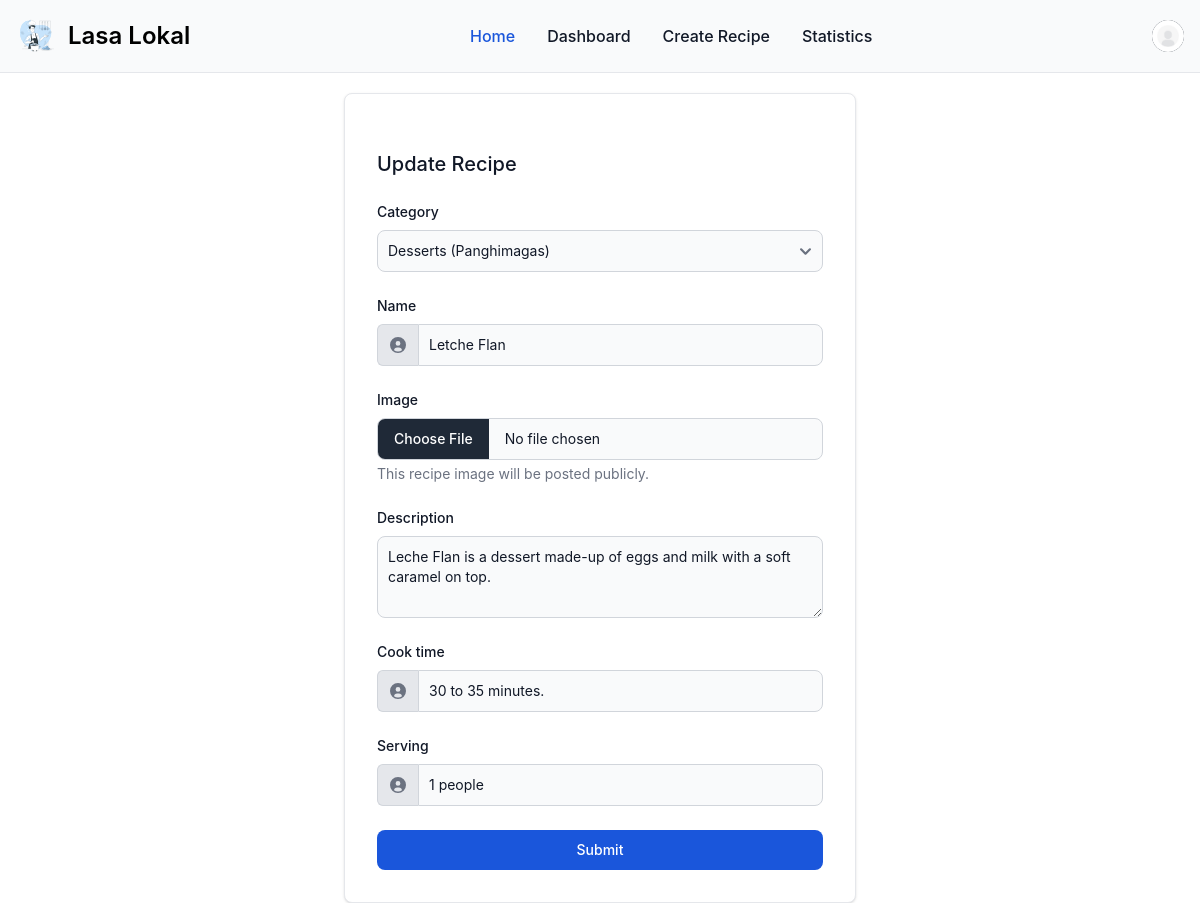
The page /recipe/update/4/ (signed in) on the database its author committed.
### user_profile/models.py (models this page shows, shortened)
class Profile(models.Model):
    MALE = 'M'
    FEMALE = 'F'
    OTHERS = 'O'
    GENDER_CHOICES = [
        (MALE, 'Male'),
        (FEMALE, 'Female'),
        (OTHERS, 'Others'),
    ]
    user = models.OneToOneField(User, on_delete=models.CASCADE)
    image = models.ImageField(upload_to='profile_images', default='default_profile_image.jpg')
    gender = models.CharField(max_length = 20, choices = GENDER_CHOICES, default=OTHERS)

### recipe/models.py (models this page shows, shortened)
class Recipe(models.Model):
    category = models.ForeignKey(Category, on_delete=models.CASCADE, related_name="category")
    created_by = models.ForeignKey(User, on_delete=models.CASCADE, related_name="created_by")
    name = models.CharField(max_length=100)
    image = models.ImageField(upload_to='recipe_images', default='default_recipe_image.svg', blank=True, null=True)
    description = models.TextField()
    cook_time = models.CharField(max_length=100)
    serving = models.CharField(max_length=100)
    created_at = models.DateTimeField(auto_now_add=True)
    updated_at = models.DateTimeField(auto_now_add=True)

### recipe/views.py (the view)
# urls.py: path('update/<int:recipe_primary_key>/', views.update_recipe, name="update_recipe"),
@login_required
def update_recipe(request, recipe_primary_key):
    recipe = get_object_or_404(Recipe, pk=recipe_primary_key, created_by=request.user)
    if request.method == 'POST':
        form = RecipeForm(request.POST, request.FILES, instance=recipe)
        if form.is_valid():
            form.save()
            messages.success(request, "Recipe updated successfully.")
            return redirect('recipe:view_recipe_detail', recipe_primary_key=recipe_primary_key)
        else:
            messages.error(request, "Failed to update the recipe.")
    else:
        form = RecipeForm(instance=recipe)
    return render(request, 'recipe/form.html', {
        'title': "Update Recipe",
        'form': form,
        'recipe': recipe
    })

### recipe/forms.py
class RecipeForm(forms.ModelForm):
    class Meta:
        model = Recipe
        fields = ('category', 'name', 'image', 'description', 'cook_time', 'serving')
        widgets = {
            'category': forms.Select(attrs={
                'class': SELECT_AREA,
            }),
            'name': forms.TextInput(attrs={
                'class': INPUT_CLASSES,
            }),
            'image': forms.FileInput(attrs={
                'class': FOR_IMAGE,
            }),
            'description': forms.Textarea(attrs={
                'class': TEXT_AREA,
                'placeholder': "Enter Description...",
                'rows': '3',
            }),
            'cook_time': forms.TextInput(attrs={
                'class': INPUT_CLASSES,
                'placeholder': 'Enter cooking time'
            }),
            'serving': forms.TextInput(attrs={
                'class': INPUT_CLASSES,
                'placeholder': 'Enter how many people it can serve'
            }),
        }

### recipe/models.py (called while the page is built)
    def __str__(self):
        return self.name

### recipe/templates/recipe/form.html (shortened to what this page needs)
{% extends 'main/base.html' %}
{% block content %}
<section class="flex justify-center mt-5">
    <div class="w-full max-w-lg p-6 bg-white border border-gray-200 rounded-lg shadow sm:p-6 md:p-8 dark:bg-gray-800 dark:border-gray-700">
        <form class="space-y-6" action="." method="post" enctype="multipart/form-data">
            <h5 class="text-xl font-medium text-gray-900 dark:text-white">{{ title }}</h5>
                {% for field in form %}
                {% if field.name == 'category' %}
                    <div class="my-2">
                        <label for="{{ field.id_for_label }}" class="block mb-2 text-sm font-medium text-gray-900 dark:text-white">{{ field.label }}</label>
                        {{ field }}
                    </div>
                {% endif %}
                {% if field.name  == 'name' %}
                    <div class="my-2">
                        <label for="{{ field.id_for_label }}" class="block mb-2 text-sm font-medium text-gray-900 dark:text-white">{{ field.label }}</label>
                        <div class="flex">
                            <span class="inline-flex items-center px-3 text-sm text-gray-900 bg-gray-200 border border-e-0 border-gray-300 rounded-s-md dark:bg-gray-600 dark:text-gray-400 dark:border-gray-600">
                            </span>
                            {{ field }}
                        </div>
                    </div>
                {% endif %}
                {% if field.name  == 'image' %}
                    <div class="my-2">
                        <label class="block mb-2 text-sm font-medium text-gray-900 dark:text-white" for="{{ field.id_for_label }}">{{ field.label }}</label>
                        {{ field }}
                        <div class="mt-1 text-sm text-gray-500 dark:text-gray-300" id="user_avatar_help">This recipe image will be posted publicly.</div>
                    </div>
                {% endif %}
                {% if field.name  == 'description' %}
                    <div class="my-2">
                        <label for="{{ field.id_for_label }}" class="block mb-2 text-sm font-medium text-gray-900 dark:text-white">{{ field.label }}</label>
                        {{ field }}
                    </div>
                {% endif %}
                {% if field.name  == 'cook_time' %}
                    <div class="my-2">
                        <label for="{{ field.id_for_label }}" class="block mb-2 text-sm font-medium text-gray-900 dark:text-white">{{ field.label }}</label>
                        <div class="flex">
                            <span class="inline-flex items-center px-3 text-sm text-gray-900 bg-gray-200 border border-e-0 border-gray-300 rounded-s-md dark:bg-gray-600 dark:text-gray-400 dark:border-gray-600">
                            </span>
                            {{ field }}
                        </div>
                    </div>
                {% endif %}
                {% if field.name  == 'serving' %}
                    <div class="my-2">
                        <label for="{{ field.id_for_label }}" class="block mb-2 text-sm font-medium text-gray-900 dark:text-white">{{ field.label }}</label>
                        <div class="flex">
                            <span class="inline-flex items-center px-3 text-sm text-gray-900 bg-gray-200 border border-e-0 border-gray-300 rounded-s-md dark:bg-gray-600 dark:text-gray-400 dark:border-gray-600">
                            </span>
                            {{ field }}
                        </div>
                    </div>
                {% endif %}
            {% endfor %}
            <button type="submit" class="w-full text-white bg-blue-700 hover:bg-blue-800 focus:ring-4 focus:outline-none focus:ring-blue-300 font-medium rounded-lg text-sm px-5 py-2.5 text-center dark:bg-blue-600 dark:hover:bg-blue-700 dark:focus:ring-blue-800">Submit</button>
        </form>
    </div>
</section>
{% endblock %}

### main/templates/main/base.html (shortened to what this page needs)
{% load static %}
<!DOCTYPE html>
<html lang="en">
<head>
    <link href="https://cdn.jsdelivr.net/npm/flowbite@2.5.2/dist/flowbite.min.css" rel="stylesheet" />
</head>
<body>
    {% if request.user.is_authenticated %}
      <nav class="border-gray-200 bg-gray-50 dark:bg-gray-800 dark:border-gray-700">
        <div class="max-w-screen-xl flex flex-wrap items-center justify-between mx-auto p-4">
        <a href="{% url 'recipe:view_recipes' %}" class="flex items-center space-x-3 rtl:space-x-reverse">
            <img src="{% static 'logo.svg' %}" class="h-10" alt="wstIcon Logo" />
            <span class="self-center text-2xl font-semibold whitespace-nowrap dark:text-white">Lasa Lokal</span>
        </a>
        <div class="flex items-center md:order-2 space-x-3 md:space-x-0 rtl:space-x-reverse">
            <button type="button" class="flex text-sm bg-gray-800 rounded-full md:me-0 focus:ring-4 focus:ring-gray-300 dark:focus:ring-gray-600" id="user-menu-button" aria-expanded="false" data-dropdown-toggle="user-dropdown" data-dropdown-placement="bottom">
              <img class="w-8 h-8 rounded-full" src="{{ request.user.profile.image.url }}" alt="{{ request.user.first_name }} {{ request.user.last_name }} photo">
            </button>
        </div>
        <div class="items-center justify-between hidden w-full md:flex md:w-auto md:order-1" id="navbar-user">
          <ul class="flex flex-col font-medium mt-4 rounded-lg bg-gray-50 md:space-x-8 rtl:space-x-reverse md:flex-row md:mt-0 md:border-0 md:bg-transparent dark:bg-gray-800 md:dark:bg-transparent dark:border-gray-700">
            <li>
              <a href="{% url 'recipe:view_recipes' %}" class="block py-2 px-3 md:p-0 text-white bg-blue-700 rounded md:bg-transparent md:text-blue-700 md:dark:text-blue-500 dark:bg-blue-600 md:dark:bg-transparent" aria-current="page">Home</a>
            </li>
            <li>
              <a href="{% url 'recipe:view_user_recipes' %}" class="block py-2 px-3 md:p-0 text-gray-900 rounded hover:bg-gray-100 md:hover:bg-transparent md:border-0 md:hover:text-blue-700 dark:text-white md:dark:hover:text-blue-500 dark:hover:bg-gray-700 dark:hover:text-white md:dark:hover:bg-transparent">Dashboard</a>
            </li>
            <li>
              <a href="{% url 'recipe:create_recipe' %}" class="block py-2 px-3 md:p-0 text-gray-900 rounded hover:bg-gray-100 md:hover:bg-transparent md:border-0 md:hover:text-blue-700 dark:text-white md:dark:hover:text-blue-500 dark:hover:bg-gray-700 dark:hover:text-white md:dark:hover:bg-transparent">Create Recipe</a>
            </li>
            <li>
              <a href="{% url 'recipe:category_stats' %}" class="block py-2 px-3 md:p-0 text-gray-900 rounded hover:bg-gray-100 md:hover:bg-transparent md:border-0 md:hover:text-blue-700 dark:text-white md:dark:hover:text-blue-500 dark:hover:bg-gray-700 dark:hover:text-white md:dark:hover:bg-transparent">Statistics</a>
            </li>
          </ul>
        </div>
        </div>
      </nav>
      <div class="w-full border-b border-gray-200 dark:border-gray-700"></div>
      {% endif %}
      {% block content %}
      {% endblock %}
</body>
</html>

### rows shown on the page
Recipe: form "Desserts (Panghimagas)", form "Letche Flan", form "Leche Flan is a dessert made-up of eggs and milk with a soft caramel on top.", form "30 to 35 minutes.", form "1 people"

### other values the page prints
{{ title }} "Update Recipe"
{{ field.label }} "Category"
{{ field.label }} "Name"
{{ field.label }} "Image"
{{ field.label }} "Description"
{{ field.label }} "Cook time"
{{ field.label }} "Serving"
